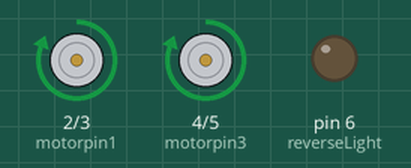
This sketch was run on a simulated Arduino Uno, built with avr-gcc and run on an emulated ATmega328P. Shown: motor-driver pin pairs drawn as motors (green arrow = first pin HIGH = forward, orange = second pin HIGH = backward, longer = more drive), output pins drawn as LEDs (lit = HIGH).

Above: at 0.5 s.
At 5.0 s:
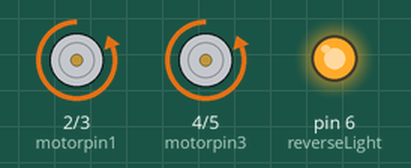
Timing chart, 0 to 6.9 s (numbered marks = the images above):
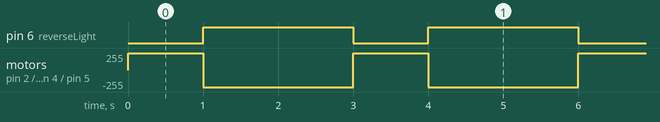

Measured:
- by itself, pin 6 (reverseLight): alternates HIGH for 2.0 s and LOW for 1.0 s
- by itself, motor on pin 2 (motorpin1) / pin 3 (motorpin2), motor on pin 4 (motorpin3) / pin 5 (motorpin4): alternates forward 255/255 for 1.0 s and backward 255/255 for 2.0 s

The sketch:

motors.ino.ino
```cpp
void moveForward();
void moveBackwards();

int motorpin1 = 2;
int motorpin2 = 3;
int motorpin3 = 4;
int motorpin4 = 5;
int reverseLight = 6;

//OUT 1 minus
//OUT 2 plus

void setup() {
  // put your setup code here, to run once:
  pinMode(motorpin1, OUTPUT);
  pinMode(motorpin2, OUTPUT);
  pinMode(motorpin3, OUTPUT);
  pinMode(motorpin4, OUTPUT);
  pinMode(reverseLight, OUTPUT);

}

void loop() {
  // put your main code here, to run repeatedly:
  moveForward();

  delay(1000);

  moveBackwards();

  delay(2000);

}

void moveForward(){
  digitalWrite(reverseLight, LOW);

  digitalWrite(motorpin1, HIGH);
  digitalWrite(motorpin2, LOW);
  digitalWrite(motorpin3, HIGH);
  digitalWrite(motorpin4, LOW);
}
void moveBackwards(){
  digitalWrite(motorpin1, LOW);
  digitalWrite(motorpin2, HIGH);
  digitalWrite(motorpin3, LOW);
  digitalWrite(motorpin4, HIGH);

  digitalWrite(reverseLight,HIGH);
}
```
